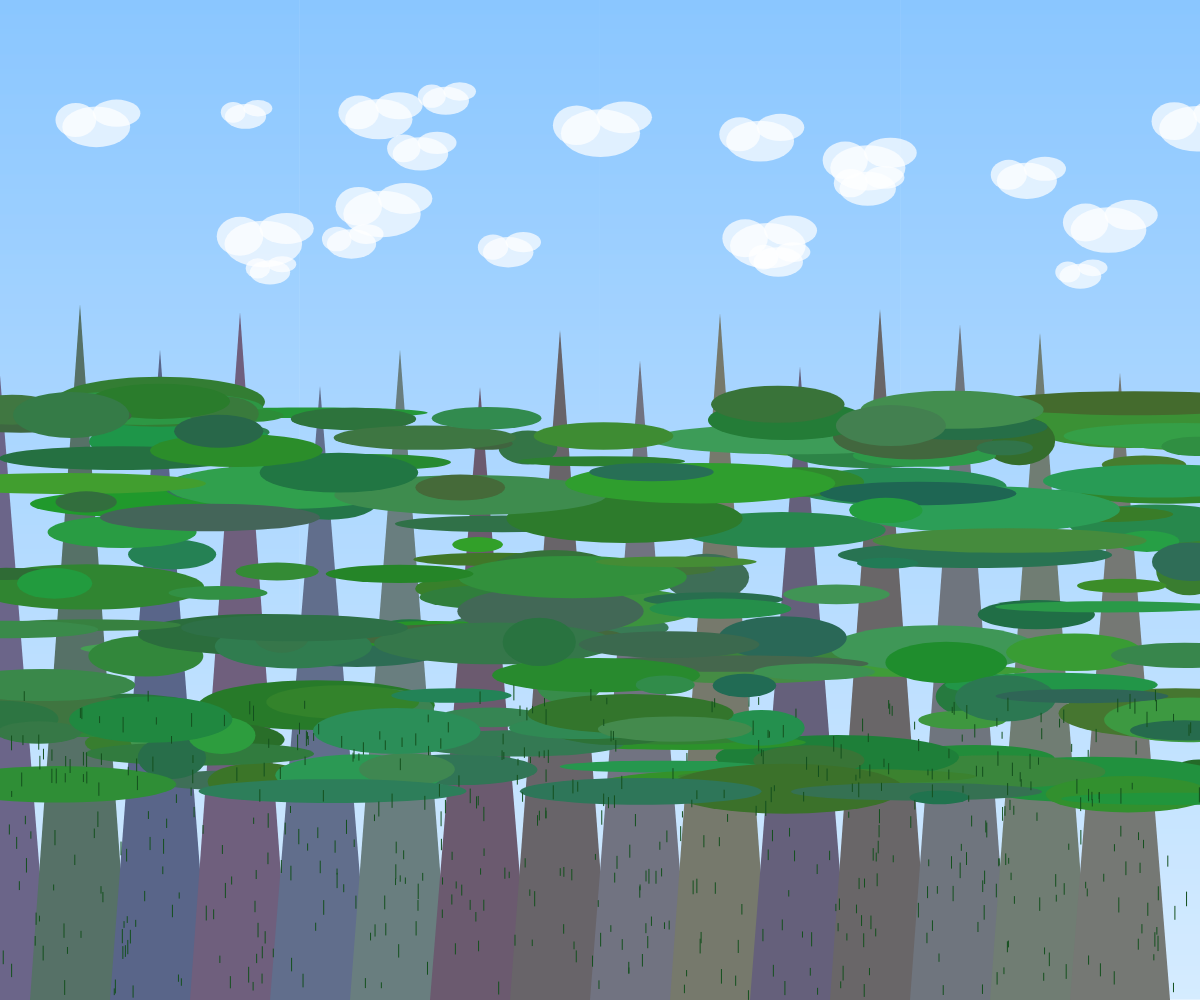
Frame 1 (no input)
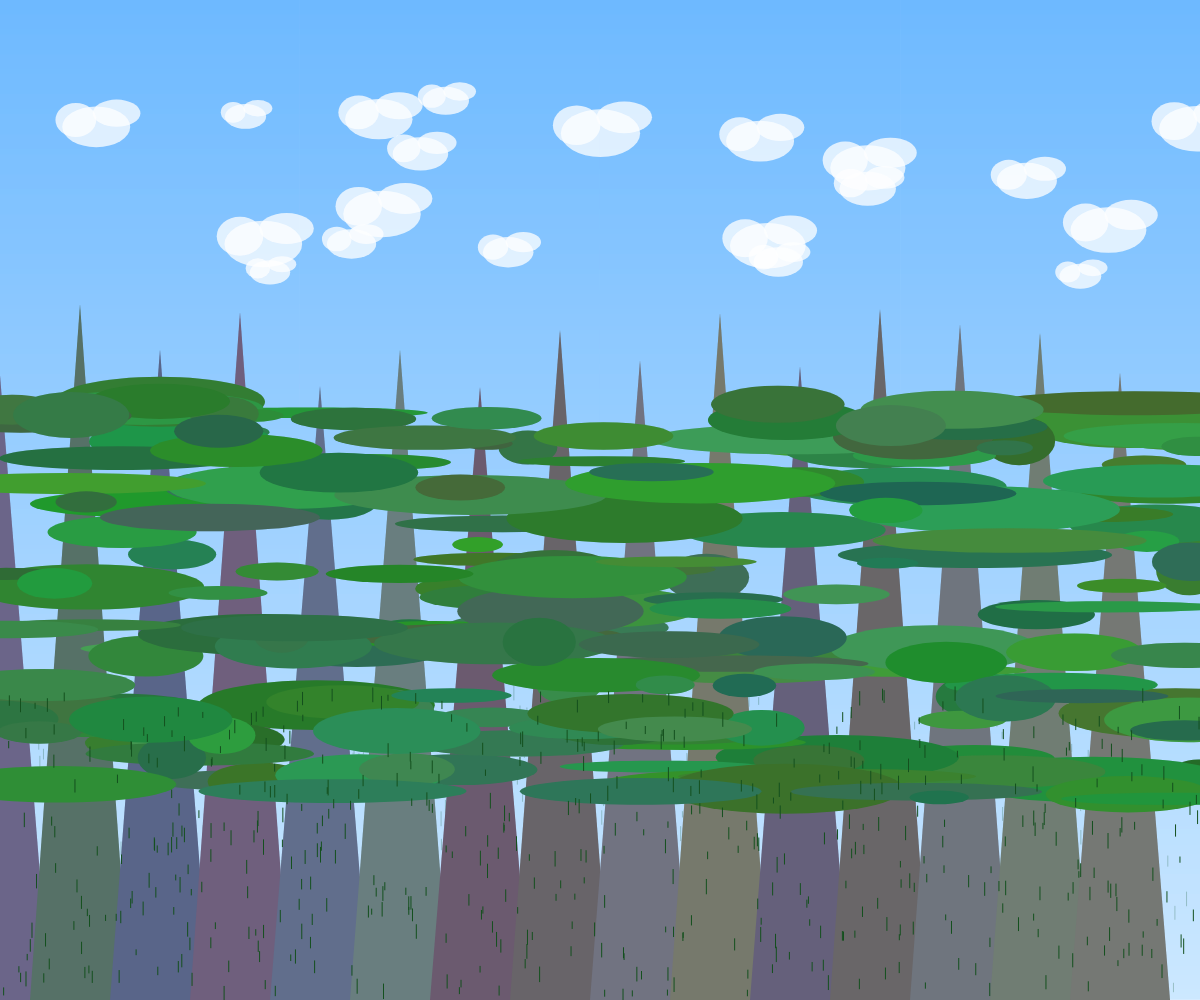
Frame 2 (the mouse pressed at the canvas centre, redrawn once)

The p5.js sketch that drew these frames (run headless with seeded random() and noise() and a simulated clock; the mouse was pressed at the canvas centre and the sketch redrawn once):

// p5.js sketch
// ── sketch.js
let fields = [];
let mountains = [];
let clouds = [];

function setup() {
  createCanvas(windowWidth, windowHeight);
  
  // Generate rolling green fields with subtle color variations
  for (let i = 0; i < 200; i++) {
    fields.push({
      x: random(width),
      y: random(height * 0.4, height * 0.8),
      w: random(50, 300),
      h: random(10, 50),
      color: color(30 + random(40), 100 + random(60), 40 + random(50))
    });
  }
  
  // Generate distant mountains
  for (let i = 0; i < 15; i++) {
    mountains.push({
      x: i * (width / 15),
      h: height * 0.3 + random(height * 0.1),
      color: color(80 + random(40), 90 + random(40), 100 + random(40))
    });
  }
  
  // Generate fluffy clouds
  for (let i = 0; i < 20; i++) {
    clouds.push({
      x: random(width),
      y: random(height * 0.1, height * 0.3),
      size: random(40, 80)
    });
  }
}

function draw() {
  // Sky gradient
  for (let y = 0; y < height; y++) {
    let inter = map(y, 0, height, 0, 1);
    let c = lerpColor(color(100, 180, 255), color(200, 230, 255), inter);
    stroke(c);
    line(0, y, width, y);
  }
  
  // Distant mountains
  noStroke();
  for (let m of mountains) {
    fill(m.color);
    beginShape();
    vertex(m.x - 50, height);
    vertex(m.x + 50, height);
    vertex(m.x, m.h);
    endShape(CLOSE);
  }
  
  // Clouds
  noStroke();
  for (let c of clouds) {
    fill(255, 255, 255, 180);
    ellipse(c.x, c.y, c.size, c.size * 0.6);
    ellipse(c.x + c.size * 0.3, c.y - c.size * 0.2, c.size * 0.7, c.size * 0.4);
    ellipse(c.x - c.size * 0.3, c.y - c.size * 0.1, c.size * 0.6, c.size * 0.5);
  }
  
  // Rolling fields
  for (let f of fields) {
    fill(f.color);
    noStroke();
    ellipse(f.x, f.y, f.w, f.h);
  }
  
  // Foreground grass detail - subtle texture
  stroke(20, 80, 30);
  strokeWeight(1);
  for (let i = 0; i < 500; i++) {
    let x = random(width);
    let y = random(height * 0.7, height);
    line(x, y, x, y - random(5, 15));
  }
  
  noLoop();
}
